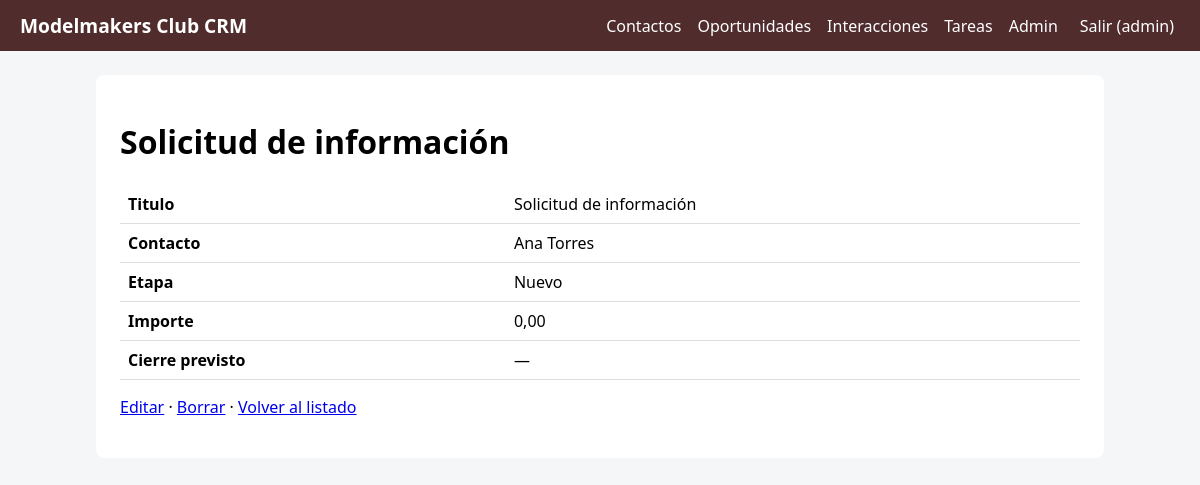
Page /oportunidades/8/ (signed in) on the committed database.
### oportunidades/models.py (models this page shows)
class Oportunidad(models.Model):
    ETAPAS = [
        ('nuevo', 'Nuevo'),
        ('contactado', 'Contactado'),
        ('en_proceso', 'En proceso'),
        ('fidelizado', 'Fidelizado'),
        ('perdido', 'Perdido')
    ]
    titulo = models.CharField(max_length=150)
    contacto = models.ForeignKey(
        'contactos.Contacto',
        on_delete=models.CASCADE,
        related_name='oportunidades'
    )
    etapa = models.CharField(max_length=20, choices=ETAPAS, default='nuevo')
    importe = models.DecimalField(
        max_digits=10,
        decimal_places=2,
        default=0
    )
    cierre_previsto = models.DateField(null=True, blank=True)
    class Meta:
        ordering = ['-id']
        verbose_name_plural = 'oportunidades'
    def __str__(self):
        return self.titulo

### contactos/models.py (models this page shows)
class Contacto(models.Model):
    TIPOS = [
        ('socio', 'Socio'),
        ('jugador', 'Jugador Habitual'),
        ('modelista','Pintor / Modelista'),
        ('proveedor', 'Proveedor / Marca'),
        ('cliente', 'Cliente casual'),
        ('mesa', "Mesa de juego"),
        ('otro','Otro')
    ]
    nombre = models.CharField(max_length=120)                        # Texto corto. max_length es OBLIGATORIO
    tipo = models.CharField(max_length=20, choices=TIPOS, default='cliente')  # choices -> desplegable en formularios
    email = models.EmailField(blank=True)                            # blank=True -> se puede dejar vacío
    telefono = models.CharField(max_length=30, blank=True)           # Teléfono como texto (admite +34, espacios)
    notas = models.TextField(blank=True, max_length=500)             # Texto largo
    creado = models.DateTimeField(auto_now_add=True)                 # auto_now_add -> fecha de creación automática
    cuota_mensual = models.BooleanField(default=False, verbose_name="Cuota mensual", help_text="Marca si el socio ha pagado la mensualidad de la asociación")  # Booleano con etiqueta y ayuda
    sistema_preferido = models.CharField(max_length=100, blank=True, verbose_name="Sistema de juego preferido", help_text="P.ej. Warhammer 40k, Age of Sigmar, Star Wars X-Wing, etc.")  # Campo adicional para el sistema de juego preferido
    class Meta:
        ordering = ['nombre']              # Orden por defecto. '-campo' = descendente
    def __str__(self):
        return self.nombre                 # Cómo se muestra el objeto en admin, desplegables, títulos

### oportunidades/views.py (the view)
# urls.py: path('<int:pk>/', views.detalle, name='detalle'),             # /contactos/3/   (<int:pk> = número entero)
@login_required
def detalle(request, pk):
    objeto = get_object_or_404(Oportunidad, pk=pk)
    return render(
        request,
        'core/detalle.html',
        {
            'objeto': objeto,
            'campos': campos_de(objeto),
            'ns': 'oportunidades'
        }
    )

### core/context_processors.py (called while the page is built)
def crm(request):
    return {
        'NOMBRE_CRM': settings.NOMBRE_CRM,
        'COLOR': settings.COLOR_PRINCIPAL,
        'modulos': [{'nombre': m.capitalize(), 'url': f'{m}:index'} for m in settings.MODULOS_CRM],
    }

### core/utils.py (called while the page is built)
def campos_de(obj):
    resultado = []
    for f in obj._meta.fields:                 # _meta.fields = todas las columnas del modelo
        if f.name == 'id':                     # Ocultamos el id
            continue
        if f.choices:                          # Si el campo tiene choices, mostramos el texto visible
            valor = getattr(obj, f'get_{f.name}_display')()
        else:
            valor = getattr(obj, f.name)
        if isinstance(valor, bool):            # True/False -> Sí/No
            valor = 'Sí' if valor else 'No'
        elif valor in (None, ''):
            valor = '—'
        resultado.append((str(f.verbose_name).capitalize(), valor))
    return resultado

### core/templates/core/detalle.html
{% extends 'core/base.html' %}
{% block content %}
<h1>{{ objeto }}</h1>
<table>{% for etiqueta, valor in campos %}<tr><th>{{ etiqueta }}</th><td>{{ valor }}</td></tr>{% endfor %}</table>
<p>
 <a href="{% url ns|add:':editar' objeto.pk %}">Editar</a> ·
 <a href="{% url ns|add:':borrar' objeto.pk %}">Borrar</a> ·
 <a href="{% url ns|add:':index' %}">Volver al listado</a>
</p>
{% endblock %}

### core/templates/core/base.html (shortened to what this page needs)
<!doctype html>
<html lang="es"><head><meta charset="utf-8">
</head>
<body>
<nav>
 <a class="marca" href="{% url 'inicio' %}">{{ NOMBRE_CRM }}</a>
 {% for m in modulos %}<a href="{% url m.url %}">{{ m.nombre }}</a>{% endfor %}
 {% if user.is_staff %}<a href="/admin/">Admin</a>{% endif %}
 {% if user.is_authenticated %}
  <form method="post" action="{% url 'logout' %}" style="margin:0">{% csrf_token %}<button>Salir ({{ user.username }})</button></form>
 {% endif %}
</nav>
<main>
 {% block content %}{% endblock %}
</main>
</body></html>

### rows in the picture
Oportunidad: titulo "Solicitud de información", campos "Solicitud de información" "0,00"
Contacto: etiqueta "Contacto", nombre "Ana Torres"

### other values in the picture
{{ NOMBRE_CRM }} "Modelmakers Club CRM"
{{ m.nombre }} "Contactos" "Oportunidades" "Interacciones" "Tareas"
{{ user.username }} "admin"
{{ etiqueta }} "Titulo" "Etapa" "Importe" "Cierre previsto"
{{ valor }} "Nuevo" "—"
